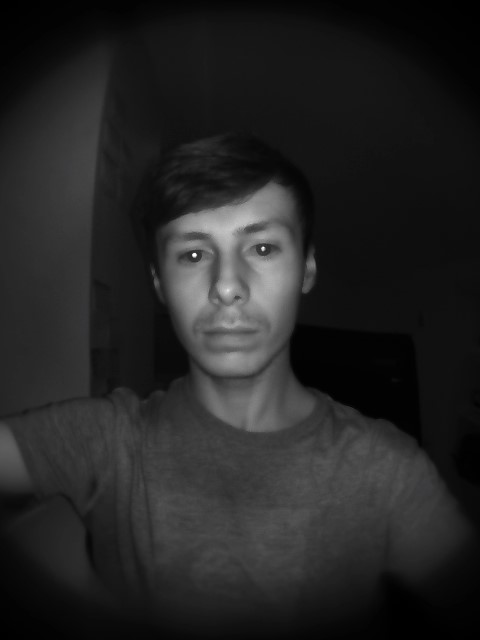
#> input picture images/2019-11-22-17-33-27_Infrared.jpeg, 480 x 640 px
$ python pupilmeasurement.py
#> lines starting #> are read from the running program, lines starting #| are printed output that depends on the picture; after the words box and inside, x2 and y2 are one past the last pixel; in counts of white or black regions, pixels touching at a corner belong together
## Program Description: Pupil Dilation Measurement

# Running the Code:
# Simply change the file path to point to the location of your image
# This program outputs images and data on one screen


## Algorithm
# 1. Load Color and Infrared Images
# 2. Threshold Infrared Image to help locate eyes
# 3. Get infrared co-ordinates for an eye
# 4. Convert co-ordinates to lie on Color Plane
# 5. Convert image to YIQ for skin detection
# 6. Use this to verify that co-ordinates point to an eye
# 7. Create a sub-image containing only the eye
# 8. Detect Pupil and Iris using Circle Hough
# 9. Deduce ratio and dilation from measurements
# 10.Display Stats, Graphs and Images

import cv2
import numpy as np
import matplotlib.pyplot as plt
from fractions import Fraction

def get_infrared_eye_coords(binary_image):
    # Derive coords from mask
    y_index, x_index = np.where(binary_image != 0)
    eye_x = x_index[0]
    eye_y = y_index[0]
    return eye_x, eye_y

def threshold_infrared_for_coords(image):
    # Threshold for eyes
    mask = cv2.cvtColor(image, cv2.COLOR_BGR2GRAY)
    mask[mask < 235] = 0
    mask[mask != 0] = 255
    eye_x, eye_y = get_infrared_eye_coords(mask)
    return eye_x, eye_y, mask

# Convert Infrared Coordinates to lie on Color Plane
def infrared_to_color(x, y):
    if y < 175 or y > 472 or x > 470 or x < 20 :
        raise IndexError("Coordinates do not lie on Color Image")

    x -= 20
    x = int(x/.275)
    x += 210

    y -= 175
    y = int(y/.275)

    return x, y

# This detects and measures pupil
def detect_and_measure_pupil(infrared_image_input, color_image_input):
    if infrared_image_input is None or color_image_input is None :
        print("2 non-empty images required")
        return False
    infrared_image = infrared_image_input.copy()
    color_image = color_image_input.copy()

    # Threshold for eyes
    try:
        infrared_eye_x, infrared_eye_y, image_mask = threshold_infrared_for_coords(infrared_image)
    except:
        print("Unable to create Mask from infrared image")
        return False

    # Convert Infrared Coordinates to lie on Color Plane
    try:
        color_eye_x, color_eye_y = infrared_to_color(infrared_eye_x, infrared_eye_y)
    except IndexError:
            print("Coordinates do not lie on Color Image")
            return False

    return color_eye_x, color_eye_y, infrared_eye_x, infrared_eye_y, image_mask


def get_eye_bounding_box(image, eye_x, eye_y, offset=80):
    validation = image.copy()
    return validation[eye_y - offset : eye_y + offset, eye_x - offset : eye_x + offset], eye_x - offset, eye_y - offset


def yiq_conversion(rgb_vector):
    height, width, _ = np.shape(rgb_vector)

    rgb_vector = np.asarray(rgb_vector)
    yiq_matrix = np.array([[0.299  ,  0.587  , 0.114   ],
                           [0.5959 , -0.2746 , -0.3213 ],
                           [0.2115 , -0.5227 , 0.3112  ]])
    b = rgb_vector[:, :, 0]
    g = rgb_vector[:, :, 1]
    r = rgb_vector[:, :, 2]

    for x in range(0, width):
        for y in range(0,height):
            rgb_vector[x][y] = yiq_matrix.dot([b[x,y],g[x,y],r[x,y]])
    return rgb_vector


def median_color_of_image(image):
   mask = image.copy()
   median_array = np.asarray(mask)
   sort = np.sort(median_array)
   medians = np.median(sort, axis=0)
   return medians[len(medians) // 2]


def draw_median_circle(image, eye_x, eye_y, median):
    median_image = image.copy()
    cv2.circle(median_image, (eye_x, eye_y), 40, (int(median[0]), int(median[2]), int(median[1])), -1)
    return median_image


def validate_region(image):
    mean, std = cv2.meanStdDev(image)

    if mean[1] > 200 and mean[0] < 100 and mean[2] < 50:
        message = "The surrounding region is dominated by skin, therefore it has a good chance of being the eye"
        return True, mean, std, message
    else:
        message = "Region is not dominant by skin therefore poor chance of being eye region"
        return False, mean, std, message

def validator(image, eye_x, eye_y):
    original = image.copy()

    bounded_image, cropped_x, cropped_y = get_eye_bounding_box(original, eye_x, eye_y)

    yiq_image = yiq_conversion(bounded_image)

    median_color = median_color_of_image(yiq_image)

    bounded = draw_median_circle(yiq_image, eye_x - cropped_x, eye_y - cropped_y, median_color)

    validation, mean, std, message = validate_region(bounded)

    return validation, mean, std, message,  yiq_image


# Crops down to a 250x250 region centred on the eye given by Bryan's code
def crop_to_eye(image, cian_x, cian_y):
	return image[cian_y-125:cian_y+125, cian_x-125:cian_x+125]

# Convert an image to grayscale and apply a blur for the Circle Hough Transform
def blur_grayscale(image, blur):
  blurred_image = cv2.cvtColor(image, cv2.COLOR_BGR2GRAY)
  return cv2.medianBlur(blurred_image, blur)

# Detect the iris or pupil
def draw_detection(image, detection):
  try:
    detection = np.uint16(np.around(detection))
    x, y, r = detection[0, 0]
    cv2.circle(image, (x, y), 2, (0, 0, 255), -1)
    cv2.circle(image, (x, y), r, (255, 0, 0), 1)
  except:
	  print("No circles were found")

  return image, x, y, r

# Calculate the ratio, simplify it and then return the numerator and denominator
def get_ratio(pr, ir):
  # Radius in millimeters
  iris_mm = 6.5

  ratio = Fraction(pr, ir)
  pupil_px = ratio.numerator
  iris_px = ratio.denominator

  # Using the ratio of millimeters : pixels for the iris,
  # we can use this factor to find the size in mm of the pupil
  # since we know its size in pixels
  px_to_mm_factor = iris_mm / iris_px
  pupil_mm = pr * px_to_mm_factor

  return pupil_px, iris_px, pupil_mm, iris_mm

# This detects the iris and pupil and returns the final image
# It takes in the original color image and the x and y co-ordinates returned from Bryan's and Valentin's code
def detect_iris_and_pupil(image, cian_x, cian_y):
  if image is None:
    print("Image is empty")
    return

  # Crop down to the eye region
  cropped_image = crop_to_eye(image, cian_x, cian_y)

  # Use one image for detecting the iris, pupil
  iris_detection = cropped_image.copy()
  pupil_detection = cropped_image.copy()
  final_detection = cropped_image.copy()

  # Find the iris
  gray_cropped = blur_grayscale(iris_detection, 17)
  iris = cv2.HoughCircles(gray_cropped, cv2.HOUGH_GRADIENT, 1, iris_detection.shape[0], param1=50, param2=20, minRadius=0, maxRadius=48)
  iris_detection, ix, iy, ir = draw_detection(iris_detection, iris)

  # Find the pupil
  gray_cropped = blur_grayscale(pupil_detection, 19)
  pupil = cv2.HoughCircles(gray_cropped, cv2.HOUGH_GRADIENT, 1, pupil_detection.shape[0], param1=50, param2=15, minRadius=0, maxRadius=ir-4)
  pupil_detection, px, py, pr = draw_detection(pupil_detection, pupil)

  # draw the final detection
  cv2.circle(final_detection, (ix, iy), 2, (0, 0, 255), 2)
  cv2.circle(final_detection, (ix, iy), ir, (255, 0, 0), 2)
  cv2.circle(final_detection, (px, py), pr, (255, 0, 0), 2)

  # Get ratio in pixels and millimeters
  pupil_px, iris_px, pupil_mm, iris_mm = get_ratio(pr, ir)

  return final_detection, pupil_px, iris_px, pupil_mm, iris_mm, gray_cropped

# Plot code here
def display_results(infrared, image_mask, yiq_image, mean, cropped_normal_eye, grey_cropped, final_detection, eye_x, eye_y, message, pupil_px, iris_px, pupil_mm, iris_mm):
    # ploting the image
    plt.figure(figsize=(30,20))
    grid = plt.GridSpec(3, 3)
    plt.title("Step by step process")
    plt.subplot(grid[0,0])
    plt.imshow(cv2.cvtColor(infrared , cv2.COLOR_BGR2RGB))
    plt.xlabel('Infrared image')


    plt.subplot(grid[0,1])
    plt.imshow(image_mask)
    plt.xlabel('mask of the infrared image')

    plt.subplot(grid[0,2])
    plt.imshow(cv2.cvtColor(yiq_image , cv2.COLOR_BGR2RGB))
    plt.xlabel('YIQ of the cropped section of the eye')

    # this is for the bar chart of the mean
    names = ["Blue scale" , "Green scale" , "Red scale"]
    values = np.ravel(mean)
    plt.subplot(grid[1,0])
    plt.bar(names, values, color=["blue" , "green" , "red"])
    plt.xlabel('Colours')
    plt.ylabel('Colour scale')

    plt.subplot(grid[1,1])
    plt.imshow(cropped_normal_eye)
    plt.xlabel('Cropped normal eye')

    plt.subplot(grid[1,2])
    plt.imshow(cv2.cvtColor(grey_cropped , cv2.COLOR_GRAY2RGB))
    plt.xlabel('Grey eye')


    plt.subplot(grid[2,0])
    plt.imshow(cv2.cvtColor(final_detection , cv2.COLOR_BGR2RGB))
    plt.xlabel('Circle Hough')

    plt.subplot(grid[2, 1:3])
    plt.axis("off")
    plt.xlabel('')
    plt.ylabel('')
    plt.text(0, 0.5, f'Eye co-ordinate: X{eye_x} , Y{eye_y}\n{message}\nRatio of dilation in pixels is {pupil_px}px : {iris_px}px\nRatio of dilation in mm is {pupil_mm}mm : {iris_mm}mm', style='italic',
            bbox={'facecolor': 'blue', 'alpha': 0.5, 'pad': 20},  fontsize=10)
    plt.show()

def measure_dilation(infrared_path="./images/2019-11-22-17-33-27_Infrared.jpeg", color_path="./images/2019-11-22-17-33-27_Color.jpeg"):
#> called with color_path = './images/2019-11-22-17-33-27_Color.jpeg'
    infrared = cv2.imread(infrared_path, 1)
#> infrared is the input picture: shape (640, 480, 3); mean B, G, R 36.1, 36.1, 36.1
    color = cv2.imread(color_path, 1)
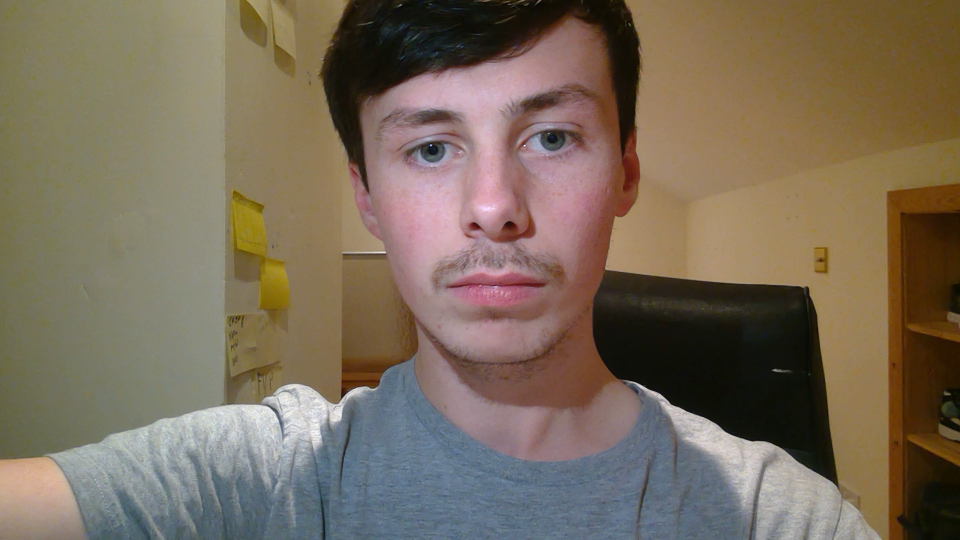
#> input picture images/2019-11-22-17-33-27_Color.jpeg, 1920 x 1080 px (shown at 1/2 size)
#> color is the input picture: shape (1080, 1920, 3); mean B, G, R 90.3, 107.9, 121.6

    eye_x, eye_y, infrared_eye_x, infrared_eye_y, image_mask = detect_and_measure_pupil(infrared, color)
#> in threshold_infrared_for_coords, `mask[mask != 0] = 255`:
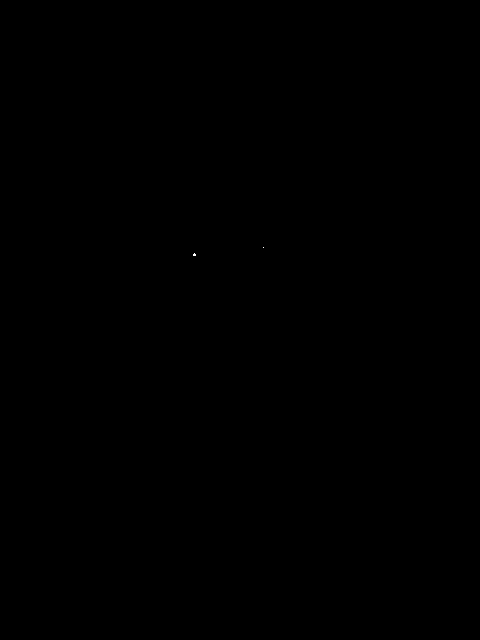
#> mask: shape (640, 480); 0% white in thin lines or dots, all inside (x1, y1, x2, y2) = (193, 247, 264, 256)
#> in get_infrared_eye_coords, `y_index, x_index = np.where(binary_image != 0)`: y_index = [247, 253, 254, 254, 254, 255, 255, 255]; x_index = [263, 194, 193, 194, 195, 193, 194, 195]
#> in get_infrared_eye_coords, `eye_x = x_index[0]`: eye_x = 263
#> in get_infrared_eye_coords, `eye_y = y_index[0]`: eye_y = 247
#> in threshold_infrared_for_coords, `eye_x, eye_y = get_infrared_eye_coords(mask)`: eye_x = 263; eye_y = 247
#> in detect_and_measure_pupil, `infrared_eye_x, infrared_eye_y, image_mask = threshold_infrared_for_co..`: infrared_eye_x = 263; infrared_eye_y = 247
#> in infrared_to_color, `x -= 20`: x = 243
#> in infrared_to_color, `x = int(x/.275)`: x = 883
#> in infrared_to_color, `x += 210`: x = 1093
#> in infrared_to_color, `y -= 175`: y = 72
#> in infrared_to_color, `y = int(y/.275)`: y = 261
#> in detect_and_measure_pupil, `color_eye_x, color_eye_y = infrared_to_color(infrared_eye_x, infrared_..`: color_eye_x = 1093; color_eye_y = 261
#> eye_x = 1093; eye_y = 261; infrared_eye_x = 263; infrared_eye_y = 247

    validation, mean, std, message, yiq_image = validator(color, eye_x, eye_y)
#> in validator, `bounded_image, cropped_x, cropped_y = get_eye_bounding_box(original, e..`: cropped_x = 1013; cropped_y = 181
#> in median_color_of_image, `sort = np.sort(median_array)`:
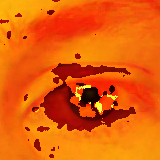
#> sort: shape (160, 160, 3); mean B, G, R 8.8, 94.5, 230.1
#> in median_color_of_image, `medians = np.median(sort, axis=0)`: medians = 160 rows, first 8: [11, 121, 245], [10.5, 120, 245], [10, 119, 244], [10, 119, 244], [10, 119, 243], [10, 118, 242], [10, 116.5, 242], [10, 114, 242]
#> in validator, `median_color = median_color_of_image(yiq_image)`: median_color = [7, 82.5, 249]
#> in draw_median_circle, `cv2.circle(median_image, (eye_x, eye_y), 40, (int(median[0]), int(medi..`:
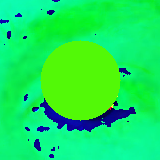
#> median_image: shape (160, 160, 3); mean B, G, R 89.1, 232.8, 24.2
#> in validate_region, `mean, std = cv2.meanStdDev(image)`: mean = [89.14, 232.8, 24.2]; std = [50.47, 55.68, 29.18]
#> in validator, `validation, mean, std, message = validate_region(bounded)`: validation = True; mean = [89.14, 232.8, 24.2]; std = [50.47, 55.68, 29.18]
#> validation = True; mean = [89.14, 232.8, 24.2]; std = [50.47, 55.68, 29.18]
    if validation is False:
        print("Doesn't pass validation")
        return False

    cropped_normal_eye = infrared[int(infrared_eye_y*.9):int(infrared_eye_y*1.1), int(infrared_eye_x*.9):int(infrared_eye_x*1.1)]

    final_detection, pupil_px, iris_px, pupil_mm, iris_mm, grey_cropped = detect_iris_and_pupil(color, eye_x, eye_y)
#> in detect_iris_and_pupil, `iris = cv2.HoughCircles(gray_cropped, cv2.HOUGH_GRADIENT, 1, iris_dete..`: iris = [[136.5, 139.5, 25.2]]
#> in draw_detection, `detection = np.uint16(np.around(detection))`: detection = [[136, 140, 25]]
#> in draw_detection, `x, y, r = detection[0, 0]`: x = 136; y = 140; r = 25
#> in draw_detection, `cv2.circle(image, (x, y), 2, (0, 0, 255), -1)`: image: shape (250, 250, 3); mean B, G, R 120.1, 119.4, 154.7
#> in draw_detection, `cv2.circle(image, (x, y), r, (255, 0, 0), 1)`:
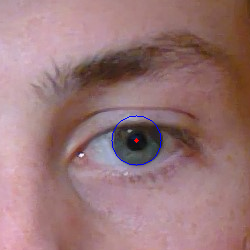
#> image: shape (250, 250, 3); mean B, G, R 120.5, 119.2, 154.4
#> in detect_iris_and_pupil, `iris_detection, ix, iy, ir = draw_detection(iris_detection, iris)`: ix = 136; iy = 140; ir = 25
#> call 2 of blur_grayscale, with blur = 19
#> in blur_grayscale (call 2), `return cv2.medianBlur(blurred_image, blur)`:
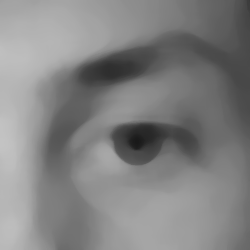
#> returned value: shape (250, 250); min 25, max 195, mean 130.5
#> in detect_iris_and_pupil, `pupil = cv2.HoughCircles(gray_cropped, cv2.HOUGH_GRADIENT, 1, pupil_de..`: pupil = [[136.5, 141.5, 7.8]]
#> in draw_detection (call 2), `cv2.circle(image, (x, y), 2, (0, 0, 255), -1)`: image: shape (250, 250, 3); mean B, G, R 120.1, 119.4, 154.7
#> in draw_detection (call 2), `cv2.circle(image, (x, y), r, (255, 0, 0), 1)`: image: shape (250, 250, 3); mean B, G, R 120.3, 119.4, 154.7
#> in detect_iris_and_pupil, `pupil_detection, px, py, pr = draw_detection(pupil_detection, pupil)`: px = 136; py = 142; pr = 8
#> in detect_iris_and_pupil, `cv2.circle(final_detection, (ix, iy), 2, (0, 0, 255), 2)`: final_detection: shape (250, 250, 3); mean B, G, R 120.1, 119.4, 154.8
#> in get_ratio, `iris_px = ratio.denominator`: iris_px = 25
#> in get_ratio, `px_to_mm_factor = iris_mm / iris_px`: px_to_mm_factor = 0.26
#> in get_ratio, `pupil_mm = pr * px_to_mm_factor`: pupil_mm = 2.08
#> in detect_iris_and_pupil, `pupil_px, iris_px, pupil_mm, iris_mm = get_ratio(pr, ir)`: pupil_px = 8; iris_px = 25; pupil_mm = 2.08; iris_mm = 6.5
#> pupil_px = 8; iris_px = 25; pupil_mm = 2.08; iris_mm = 6.5
    display_results(infrared, image_mask, yiq_image, mean, cropped_normal_eye, grey_cropped, final_detection, eye_x, eye_y, message, pupil_px, iris_px, pupil_mm, iris_mm)
#> in display_results, `values = np.ravel(mean)`: values = [89.14, 232.8, 24.2]
#> in display_results, `plt.show()`:
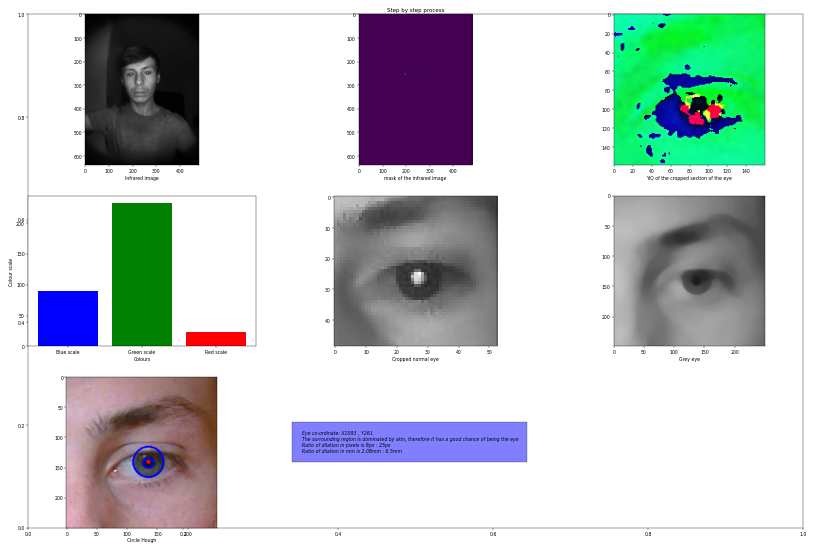
#> figure drawn by matplotlib, 7 panels; panel 4: tallest bar 232.8 high, from x = 0.6 to 1.4

measure_dilation()
